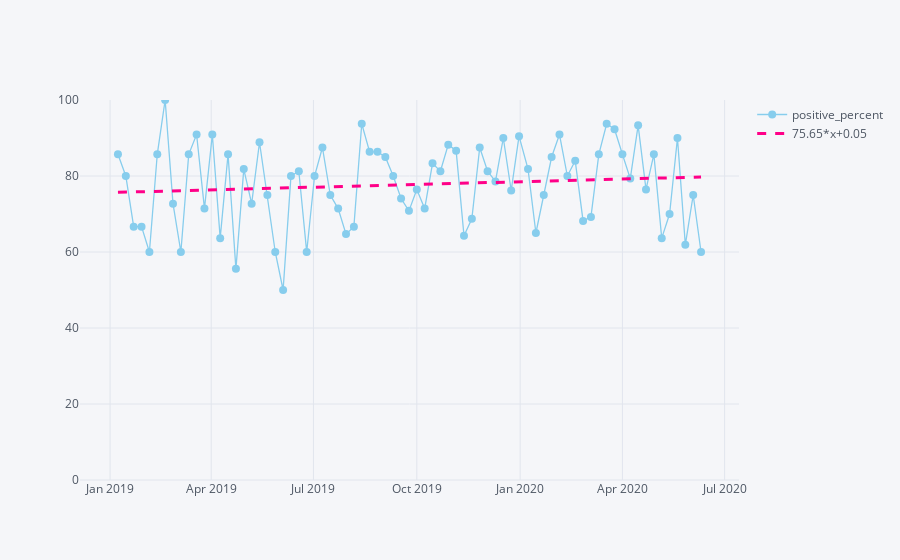

Notebook cell for this chart:
### Markdown cell above
Nos gráficos abaixo é possível observar a porcentagem de reviews positivas relacionadas a um determinado aspecto ou categoria de uma variável (em azul), em conjunto com uma reta de regressão que sinaliza a tendência geral da distribuição. O _retailer_ "lowes" apresenta uma tendência positiva de avaliações enquanto "homedepot" apresenta uma tendência negativa. Entretanto vale salientar que essa tendência não aparenta ser muito expressiva, sendo necessário testes estatísticos ou modelos de séries temporais para capturar melhorar essa tendência, pois a variação mostrada pode ser aleatória. Se houvessem dados mais antigos poderíamos enxergar melhor uma tendência.

### Code cell
date_eval2 = aspectTimesSeries(data,token_column='retailer',aspect= 'lowes')
timesSeriesVisualization(date_eval2)

### Figure 1 — Plotly figure (JSON) as saved in the notebook; plotly's stock layout.template omitted (floating-point values rounded to 4 significant figures)
{"data": [{"line": {"color": "rgba(135, 205, 237, 1.0)", "dash": "solid", "shape": "linear", "width": 1.3}, "marker": {"size": 8, "symbol": "circle"}, "mode": "lines+markers", "name": "positive_percent", "text": "", "type": "scatter", "uid": "0f009093-9266-4807-9be6-869d903404f2", "x": ["2019-01-08", "2019-01-15", "2019-01-22", "2019-01-29", "2019-02-05", "2019-02-12", "2019-02-19", "2019-02-26", "2019-03-05", "2019-03-12", "2019-03-19", "2019-03-26", "2019-04-02", "2019-04-09", "2019-04-16", "2019-04-23", "2019-04-30", "2019-05-07", "2019-05-14", "2019-05-21", "2019-05-28", "2019-06-04", "2019-06-11", "2019-06-18", "2019-06-25", "2019-07-02", "2019-07-09", "2019-07-16", "2019-07-23", "2019-07-30", "2019-08-06", "2019-08-13", "2019-08-20", "2019-08-27", "2019-09-03", "2019-09-10", "2019-09-17", "2019-09-24", "2019-10-01", "2019-10-08", "2019-10-15", "2019-10-22", "2019-10-29", "2019-11-05", "2019-11-12", "2019-11-19", "2019-11-26", "2019-12-03", "2019-12-10", "2019-12-17", "2019-12-24", "2019-12-31", "2020-01-08", "2020-01-15", "2020-01-22", "2020-01-29", "2020-02-05", "2020-02-12", "2020-02-19", "2020-02-26", "2020-03-04", "2020-03-11", "2020-03-18", "2020-03-25", "2020-04-01", "2020-04-08", "2020-04-15", "2020-04-22", "2020-04-29", "2020-05-06", "2020-05-13", "2020-05-20", "2020-05-27", "2020-06-03", "2020-06-10"], "y": [85.71, 80, 66.67, 66.67, 60, 85.71, 100, 72.73, 60, 85.71, 90.91, 71.43, 90.91, 63.64, 85.71, 55.56, 81.82, 72.73, 88.89, 75, 60, 50, 80, 81.25, 60, 80, 87.5, 75, 71.43, 64.71, 66.67, 93.75, 86.36, 86.36, 85, 80, 74.07, 70.83, 76.47, 71.43, 83.33, 81.25, 88.24, 86.67, 64.29, 68.75, 87.5, 81.25, 78.57, 90, 76.19, 90.48, 81.82, 65, 75, 85, 90.91, 80, 84, 68.18, 69.23, 85.71, 93.75, 92.31, 85.71, 79.31, 93.33, 76.47, 85.71, 63.64, 70, 90, 61.9, 75, 60]}, {"line": {"color": "rgba(255, 0, 136, 1.0)", "dash": "dash", "shape": "linear", "width": 3}, "mode": "lines", "name": "75.65*x+0.05", "type": "scatter", "uid": "1176d036-a03b-45c1-9c64-cde9e81448b8", "x": ["2019-01-08", "2019-01-15", "2019-01-22", "2019-01-29", "2019-02-05", "2019-02-12", "2019-02-19", "2019-02-26", "2019-03-05", "2019-03-12", "2019-03-19", "2019-03-26", "2019-04-02", "2019-04-09", "2019-04-16", "2019-04-23", "2019-04-30", "2019-05-07", "2019-05-14", "2019-05-21", "2019-05-28", "2019-06-04", "2019-06-11", "2019-06-18", "2019-06-25", "2019-07-02", "2019-07-09", "2019-07-16", "2019-07-23", "2019-07-30", "2019-08-06", "2019-08-13", "2019-08-20", "2019-08-27", "2019-09-03", "2019-09-10", "2019-09-17", "2019-09-24", "2019-10-01", "2019-10-08", "2019-10-15", "2019-10-22", "2019-10-29", "2019-11-05", "2019-11-12", "2019-11-19", "2019-11-26", "2019-12-03", "2019-12-10", "2019-12-17", "2019-12-24", "2019-12-31", "2020-01-08", "2020-01-15", "2020-01-22", "2020-01-29", "2020-02-05", "2020-02-12", "2020-02-19", "2020-02-26", "2020-03-04", "2020-03-11", "2020-03-18", "2020-03-25", "2020-04-01", "2020-04-08", "2020-04-15", "2020-04-22", "2020-04-29", "2020-05-06", "2020-05-13", "2020-05-20", "2020-05-27", "2020-06-03", "2020-06-10"], "y": [75.7, 75.76, 75.81, 75.86, 75.92, 75.97, 76.03, 76.08, 76.14, 76.19, 76.25, 76.3, 76.36, 76.41, 76.47, 76.52, 76.57, 76.63, 76.68, 76.74, 76.79, 76.85, 76.9, 76.96, 77.01, 77.07, 77.12, 77.18, 77.23, 77.28, 77.34, 77.39, 77.45, 77.5, 77.56, 77.61, 77.67, 77.72, 77.78, 77.83, 77.89, 77.94, 77.99, 78.05, 78.1, 78.16, 78.21, 78.27, 78.32, 78.38, 78.43, 78.49, 78.54, 78.6, 78.65, 78.7, 78.76, 78.81, 78.87, 78.92, 78.98, 79.03, 79.09, 79.14, 79.2, 79.25, 79.31, 79.36, 79.41, 79.47, 79.52, 79.58, 79.63, 79.69, 79.74]}], "layout": {"legend": {"bgcolor": "#F5F6F9", "font": {"color": "#4D5663"}}, "paper_bgcolor": "#F5F6F9", "plot_bgcolor": "#F5F6F9", "title": {"font": {"color": "#4D5663"}}, "xaxis": {"gridcolor": "#E1E5ED", "showgrid": true, "tickfont": {"color": "#4D5663"}, "title": {"font": {"color": "#4D5663"}, "text": ""}, "zerolinecolor": "#E1E5ED"}, "yaxis": {"gridcolor": "#E1E5ED", "range": [0, 100], "showgrid": true, "tickfont": {"color": "#4D5663"}, "title": {"font": {"color": "#4D5663"}, "text": ""}, "zerolinecolor": "#E1E5ED"}}}
